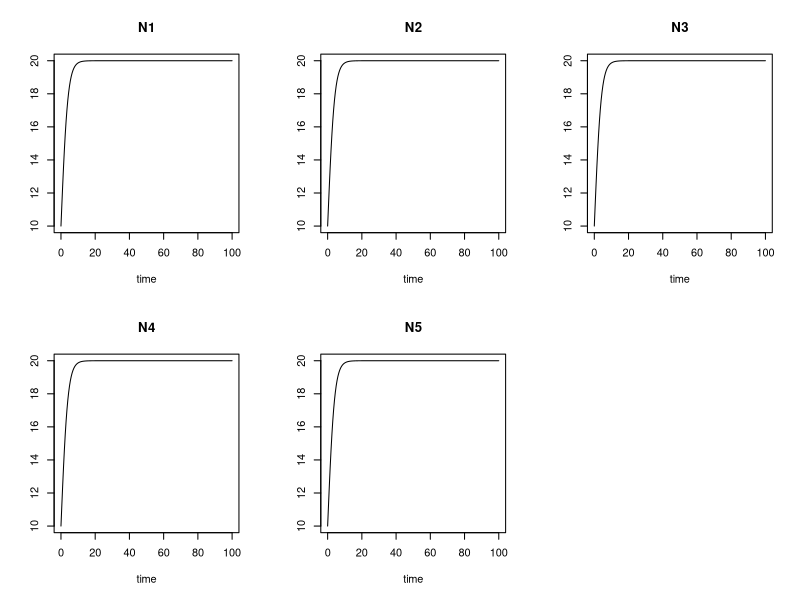

Reproduce this figure in R.
#this files simulates a community of five populations competing
#according to the Lotka-Volterra assumptions.
#the objective is to try intransitive topologies of the
#competition network
#this applies laird et al 2009 on a lv system

library(deSolve)
rm(list=ls())

#the size of the system is 
size<-5

# define the parameter vectors
rs<-rep(0.5,size) #growth rates
ks<-rep(100,size) #carrying capacities

#define alphas zeros indicate no interaction
alphas<-matrix(0,nrow=size,ncol=size) #competition coefs.

#define the state variables (populations) and their initial conditions are
#since this is a matrix notation system, use a named vector for 
#graphing purposes.
state<-rep(10, size)
names(state)<-paste("N",1:size,sep="")

#to assign the competition coefficients, it was assumed 
#pairwise competitions in competitive exclussion
#then if A->B kB/kA < alpha21 and  kB/kA > alpha12
#        A<-B kB/kA > alpha21  and kA/kB < alpha12
#        ####       #                    #
##alpha[1,1]<- 0
alphas[1,2]<- 1.5 # 1->2
alphas[2,1]<- 0.5 ##1->2  
alphas[1,3]<- 1.5 # 1->3
alphas[3,1]<- 0.5 ##1->3
alphas[1,4]<- 0.5 # 1<-4
alphas[4,1]<- 1.5 ##1<-4
alphas[1,5]<- 0.5 # 1<-5
alphas[5,1]<- 1.5 ##1<-5
##  alpha[2,2]<- 0
alphas[2,3]<- 1.5 # 2->3
alphas[3,2]<- 0.5 ##2->3
alphas[2,4]<- 1.5 # 2->4
alphas[4,2]<- 0.5 ##2->4
alphas[2,5]<- 0.5 # 2<-5
alphas[5,2]<- 1.5 ##2<-5
##  a33<-0
alphas[3,4]<- 1.5 # 3->4
alphas[4,3]<- 0.5 ##3->4
alphas[3,5]<- 1.5 #3 ->5
alphas[5,3]<- 0.5 ##3->5
##  a44<-0
alphas[4,5]<- 1.5 # 4->5
alphas[5,4]<- 0.5 ##4<-5
#alphas[5,5]<-0


#gather all parameters in a list
parameters<-list(rs=rs,
                 ks=ks,
                 alphas=alphas)

#define the vector of output times
times<-seq(from=0,to=100,by=0.5)

#define the differential equation

lvccmat<-function(t,Y,parameters)
{
  y<- Y #transform Y in a local vector
  #use the local vector to construct the system of ODEs
  #and assign it to the vector of ODEs
  dY<- rs*y - (rs*y^2 + rs*colSums(outer(y,y,FUN ="*")*alphas))*(1/ks)
  #return the whole vector for the output
  return(list(dY))
}

#now do the simulation

out<-ode(y=state,times=times,func=lvccmat)
#this plots the output
plot(out)
